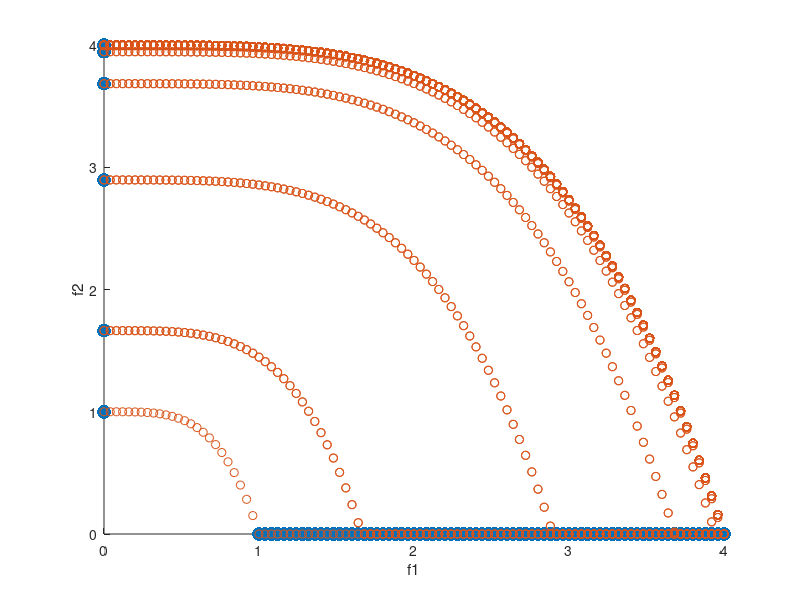

The MATLAB script that drew this image: (Note: this script raises an error after producing the figure.)
function main
% to find the sub-objective value of the minimum mono-objective, 
% the implementation can be performed to take care of the vector form, that
% is, to turn the sub and mono-objective values into vectors.
x1_set = 0:0.01:1;
x2_set = 0:0.01:1;
f1_set = nan(length(x1_set),length(x2_set));
f2_set = nan(length(x1_set),length(x2_set));
for x1_ind = 1:length(x1_set)
    for x2_ind = 1:length(x2_set)
        x1 = x1_set(x1_ind);
        x2 = x2_set(x2_ind);
        f1_set(x1_ind,x2_ind) = f1(x1,x2);
        f2_set(x1_ind,x2_ind) = f2(x1,x2);
    end
end

%===========linear search===============
weight = 0:0.01:1;
% f1_obj = nan(1,length(weight));
% f2_obj = nan(1,length(weight));
f1_obj = [];
f2_obj = [];
for weight_ind = 1:length(weight)
    objective = f1_set*weight(weight_ind)+f2_set*(1-weight(weight_ind));
    indx = find(objective(:)==min(objective(:)));
    f1_obj = [f1_obj; f1_set(indx)];
    f2_obj = [f2_obj; f2_set(indx)];
% %old implementation    
% %     [min_val,min_ind] = min(objective(:));%min_ind
% % find the minimum objective value under the current weight.
%     [row, col] = ind2sub(size(objective),find(objective==min(objective(:))));
% %     f1_obj(weight_ind) = f1_set(row,col);
% %     f2_obj(weight_ind) = f2_set(row,col);
%     new_row = []; new_col = []; obj = [];
%     for i =1:length(row)
%         obj = [obj;objective(row(i),col(i))];
%         if(objective(row(i),col(i)) == 0)
%             new_row = [new_row row(i)];
%             new_col = [new_col col(i)];
%         end
%     end
%     temp1 = []; temp2 =[];
%     for i = 1:length(new_row)
%         temp1 = [temp1;f1_set(new_row(i),new_col(i))];
%         temp2 = [temp2;f2_set(new_row(i),new_col(i))];
%     end
%     f1_obj = [f1_obj;temp1(:)];
%     f2_obj = [f2_obj;temp2(:)];
% % old implementation
end
%     subplot(1,3,1); imagesc(f1_set);title('f1');subplot(1,3,2);imagesc(f2_set);title('f2');
%     subplot(1,3,3)
    scatter(f1_obj,f2_obj,100,'filled'); hold on;
    scatter(f1_set(:),f2_set(:))
    xlabel('f1');ylabel('f2');
    % find the pareto front using this logical Pareto Front
    front = paretofront([f1_set(:),f2_set(:)]);
    ind = find(front == 1);
    scatter(f1_set(ind),f2_set(ind),100,'filled')
end

function [f1_value] = f1(x1,x2)
f1_value = 4*x1;
end

function [g_value] = g(x2)
g_value = 4-3*exp(-((x2-0.2)/0.02).^2);
end

function [h_value] = h(x1,x2)
if x1<x2
    h_value = 1-(x1/x2)^4;
else
    h_value = 0;
end
end

function [f2_value] = f2(x1,x2)
f2_value = g(x2)*h(f1(x1,x2),g(x2));
end


